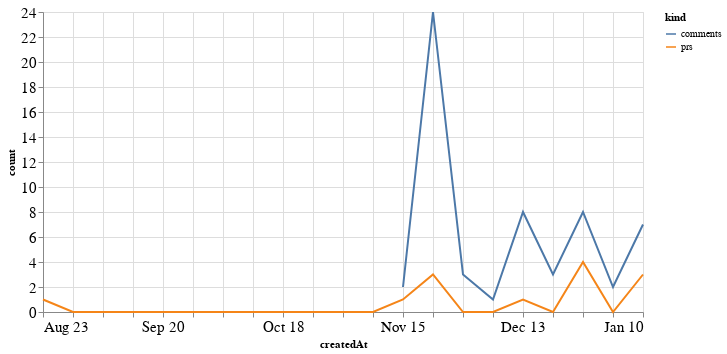

Notebook code for this chart:
### Code cell
alt.Chart(total_time, width=600).mark_line().encode(
    x='createdAt',
    y='count',
    color='kind'
)

### Figure 1 — Vega-Lite specification as saved in the notebook (floating-point values rounded to 4 significant figures)
{"config": {"axisLeft": {"labelFontSize": 15}, "axisBottom": {"labelFontSize": 15}}, "data": {"name": "data-6fe01b3f4d000673a420743f78534973"}, "mark": "line", "encoding": {"color": {"type": "nominal", "field": "kind"}, "x": {"type": "temporal", "field": "createdAt"}, "y": {"type": "quantitative", "field": "count"}}, "width": 600, "$schema": "https://vega.github.io/schema/vega-lite/v4.8.1.json", "datasets": {"data-6fe01b3f4d000673a420743f78534973": [{"createdAt": "2020-08-23T00:00:00", "kind": "prs", "count": 1.0}, {"createdAt": "2020-08-30T00:00:00", "kind": "prs", "count": 0.0}, {"createdAt": "2020-09-06T00:00:00", "kind": "prs", "count": 0.0}, {"createdAt": "2020-09-13T00:00:00", "kind": "prs", "count": 0.0}, {"createdAt": "2020-09-20T00:00:00", "kind": "prs", "count": 0.0}, {"createdAt": "2020-09-27T00:00:00", "kind": "prs", "count": 0.0}, {"createdAt": "2020-10-04T00:00:00", "kind": "prs", "count": 0.0}, {"createdAt": "2020-10-11T00:00:00", "kind": "prs", "count": 0.0}, {"createdAt": "2020-10-18T00:00:00", "kind": "prs", "count": 0.0}, {"createdAt": "2020-10-25T00:00:00", "kind": "prs", "count": 0.0}, {"createdAt": "2020-11-01T00:00:00", "kind": "prs", "count": 0.0}, {"createdAt": "2020-11-08T00:00:00", "kind": "prs", "count": 0.0}, {"createdAt": "2020-11-15T00:00:00", "kind": "prs", "count": 1.0}, {"createdAt": "2020-11-22T00:00:00", "kind": "prs", "count": 3.0}, {"createdAt": "2020-11-29T00:00:00", "kind": "prs", "count": 0.0}, {"createdAt": "2020-12-06T00:00:00", "kind": "prs", "count": 0.0}, {"createdAt": "2020-12-13T00:00:00", "kind": "prs", "count": 1.0}, {"createdAt": "2020-12-20T00:00:00", "kind": "prs", "count": 0.0}, {"createdAt": "2020-12-27T00:00:00", "kind": "prs", "count": 4.0}, {"createdAt": "2021-01-03T00:00:00", "kind": "prs", "count": 0.0}, {"createdAt": "2021-01-10T00:00:00", "kind": "prs", "count": 3.0}, {"createdAt": "2020-08-23T00:00:00", "kind": "comments", "count": null}, {"createdAt": "2020-08-30T00:00:00", "kind": "comments", "count": null}, {"createdAt": "2020-09-06T00:00:00", "kind": "comments", "count": null}, {"createdAt": "2020-09-13T00:00:00", "kind": "comments", "count": null}, {"createdAt": "2020-09-20T00:00:00", "kind": "comments", "count": null}, {"createdAt": "2020-09-27T00:00:00", "kind": "comments", "count": null}, {"createdAt": "2020-10-04T00:00:00", "kind": "comments", "count": null}, {"createdAt": "2020-10-11T00:00:00", "kind": "comments", "count": null}, {"createdAt": "2020-10-18T00:00:00", "kind": "comments", "count": null}, {"createdAt": "2020-10-25T00:00:00", "kind": "comments", "count": null}, {"createdAt": "2020-11-01T00:00:00", "kind": "comments", "count": null}, {"createdAt": "2020-11-08T00:00:00", "kind": "comments", "count": null}, {"createdAt": "2020-11-15T00:00:00", "kind": "comments", "count": 2.0}, {"createdAt": "2020-11-22T00:00:00", "kind": "comments", "count": 24.0}, {"createdAt": "2020-11-29T00:00:00", "kind": "comments", "count": 3.0}, {"createdAt": "2020-12-06T00:00:00", "kind": "comments", "count": 1.0}, {"createdAt": "2020-12-13T00:00:00", "kind": "comments", "count": 8.0}, {"createdAt": "2020-12-20T00:00:00", "kind": "comments", "count": 3.0}, {"createdAt": "2020-12-27T00:00:00", "kind": "comments", "count": 8.0}, {"createdAt": "2021-01-03T00:00:00", "kind": "comments", "count": 2.0}, {"createdAt": "2021-01-10T00:00:00", "kind": "comments", "count": 7.0}]}}
